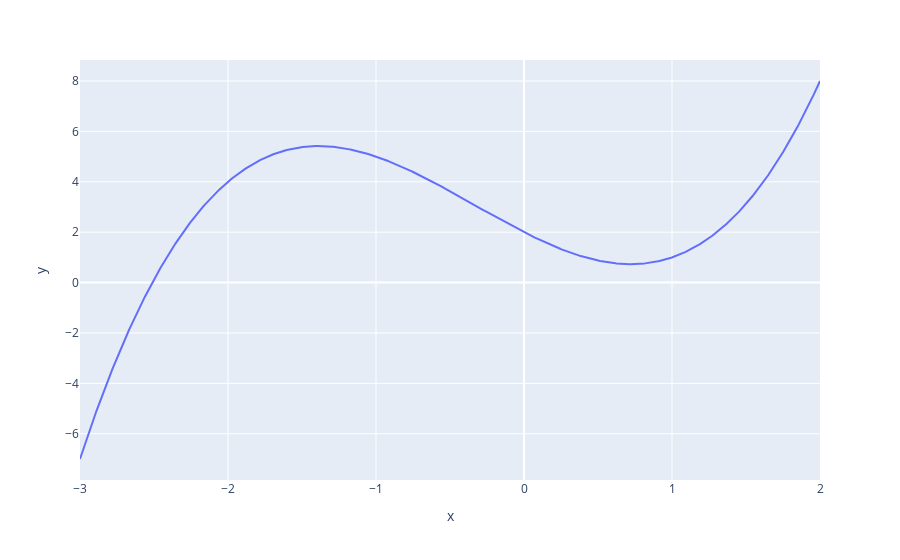

Notebook code for this chart:
### Code cell
import scipy.optimize

def g(x):
    return x**3 + x**2 - 3*x + 2

x = np.linspace(-3, 2, 1000)
px.line(x=x, y=np.vectorize(g)(x))

### Figure 1 — Plotly figure (JSON) as saved in the notebook; plotly's stock layout.template omitted (floating-point values rounded to 4 significant figures; data arrays with more than 128 entries replaced by an {"elided": "..."} marker saying what was removed)
{"data": [{"hovertemplate": "x=%{x}<br>y=%{y}<extra></extra>", "legendgroup": "", "line": {"color": "#636efa", "dash": "solid"}, "marker": {"symbol": "circle"}, "mode": "lines", "name": "", "orientation": "v", "showlegend": false, "type": "scatter", "x": {"elided": "1000 float values"}, "xaxis": "x", "y": {"elided": "1000 float values"}, "yaxis": "y"}], "layout": {"legend": {"tracegroupgap": 0}, "margin": {"t": 60}, "xaxis": {"anchor": "y", "domain": [0, 1], "title": {"text": "x"}}, "yaxis": {"anchor": "x", "domain": [0, 1], "title": {"text": "y"}}}}
